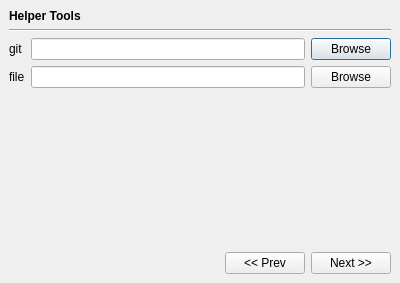
<?xml version="1.0" encoding="UTF-8"?>
<ui version="4.0">
 <class>WelcomeWizardDialog</class>
 <widget class="QDialog" name="WelcomeWizardDialog">
  <property name="geometry">
   <rect>
    <x>0</x>
    <y>0</y>
    <width>400</width>
    <height>283</height>
   </rect>
  </property>
  <property name="windowTitle">
   <string>Welcome to the Guitar Wizard</string>
  </property>
  <layout class="QVBoxLayout" name="verticalLayout">
   <property name="leftMargin">
    <number>0</number>
   </property>
   <property name="topMargin">
    <number>0</number>
   </property>
   <property name="rightMargin">
    <number>0</number>
   </property>
   <property name="bottomMargin">
    <number>0</number>
   </property>
   <item>
    <widget class="QStackedWidget" name="stackedWidget">
     <property name="currentIndex">
      <number>0</number>
     </property>
     <widget class="QWidget" name="page_helper_tools">
      <layout class="QVBoxLayout" name="verticalLayout_4">
       <item>
        <widget class="QLabel" name="label_5">
         <property name="font">
          <font>
           <weight>75</weight>
           <bold>true</bold>
          </font>
         </property>
         <property name="text">
          <string>Helper Tools</string>
         </property>
        </widget>
       </item>
       <item>
        <widget class="Line" name="line_3">
         <property name="orientation">
          <enum>Qt::Horizontal</enum>
         </property>
        </widget>
       </item>
       <item>
        <layout class="QGridLayout" name="gridLayout_2">
         <item row="0" column="0">
          <widget class="QLabel" name="label_6">
           <property name="text">
            <string>git</string>
           </property>
          </widget>
         </item>
         <item row="0" column="1">
          <widget class="QLineEdit" name="lineEdit_git"/>
         </item>
         <item row="0" column="2">
          <widget class="QPushButton" name="pushButton_browse_git">
           <property name="text">
            <string>Browse</string>
           </property>
          </widget>
         </item>
         <item row="1" column="0">
          <widget class="QLabel" name="label_7">
           <property name="text">
            <string>file</string>
           </property>
          </widget>
         </item>
         <item row="1" column="1">
          <widget class="QLineEdit" name="lineEdit_file"/>
         </item>
         <item row="1" column="2">
          <widget class="QPushButton" name="pushButton_browse_file">
           <property name="text">
            <string>Browse</string>
           </property>
          </widget>
         </item>
        </layout>
       </item>
       <item>
        <spacer name="verticalSpacer_3">
         <property name="orientation">
          <enum>Qt::Vertical</enum>
         </property>
         <property name="sizeHint" stdset="0">
          <size>
           <width>20</width>
           <height>161</height>
          </size>
         </property>
        </spacer>
       </item>
      </layout>
     </widget>
     <widget class="QWidget" name="page_global_user_information">
      <layout class="QVBoxLayout" name="verticalLayout_6">
       <item>
        <widget class="QLabel" name="label">
         <property name="font">
          <font>
           <weight>75</weight>
           <bold>true</bold>
          </font>
         </property>
         <property name="text">
          <string>Global User Information</string>
         </property>
        </widget>
       </item>
       <item>
        <widget class="Line" name="line">
         <property name="orientation">
          <enum>Qt::Horizontal</enum>
         </property>
        </widget>
       </item>
       <item>
        <layout class="QFormLayout" name="formLayout">
         <item row="0" column="0">
          <widget class="QLabel" name="label_2">
           <property name="text">
            <string>git config --global user.name</string>
           </property>
          </widget>
         </item>
         <item row="0" column="1">
          <widget class="QLineEdit" name="lineEdit_user_name"/>
         </item>
         <item row="1" column="0">
          <widget class="QLabel" name="label_3">
           <property name="text">
            <string>git config --global user.email</string>
           </property>
          </widget>
         </item>
         <item row="1" column="1">
          <widget class="QLineEdit" name="lineEdit_user_email"/>
         </item>
        </layout>
       </item>
       <item>
        <layout class="QVBoxLayout" name="verticalLayout_2">
         <item>
          <layout class="QHBoxLayout" name="horizontalLayout_2">
           <item>
            <widget class="QPushButton" name="pushButton_get_icon">
             <property name="text">
              <string>Get icon from Gravatar</string>
             </property>
            </widget>
           </item>
           <item>
            <spacer name="horizontalSpacer_5">
             <property name="orientation">
              <enum>Qt::Horizontal</enum>
             </property>
             <property name="sizeHint" stdset="0">
              <size>
               <width>40</width>
               <height>20</height>
              </size>
             </property>
            </spacer>
           </item>
          </layout>
         </item>
         <item>
          <widget class="QLabel" name="label_avatar">
           <property name="text">
            <string/>
           </property>
          </widget>
         </item>
        </layout>
       </item>
       <item>
        <spacer name="verticalSpacer">
         <property name="orientation">
          <enum>Qt::Vertical</enum>
         </property>
         <property name="sizeHint" stdset="0">
          <size>
           <width>20</width>
           <height>167</height>
          </size>
         </property>
        </spacer>
       </item>
      </layout>
     </widget>
     <widget class="QWidget" name="page_default_working_folder">
      <layout class="QVBoxLayout" name="verticalLayout_3">
       <item>
        <widget class="QLabel" name="label_4">
         <property name="font">
          <font>
           <weight>75</weight>
           <bold>true</bold>
          </font>
         </property>
         <property name="text">
          <string>Default Working Folder</string>
         </property>
        </widget>
       </item>
       <item>
        <widget class="Line" name="line_2">
         <property name="orientation">
          <enum>Qt::Horizontal</enum>
         </property>
        </widget>
       </item>
       <item>
        <layout class="QGridLayout" name="gridLayout_3">
         <item row="0" column="0">
          <widget class="QLabel" name="label_14">
           <property name="text">
            <string>folder</string>
           </property>
          </widget>
         </item>
         <item row="0" column="1">
          <widget class="QLineEdit" name="lineEdit_default_working_folder"/>
         </item>
         <item row="0" column="2">
          <widget class="QPushButton" name="pushButton_browse_default_workiing_folder">
           <property name="text">
            <string>Browse</string>
           </property>
          </widget>
         </item>
        </layout>
       </item>
       <item>
        <spacer name="verticalSpacer_2">
         <property name="orientation">
          <enum>Qt::Vertical</enum>
         </property>
         <property name="sizeHint" stdset="0">
          <size>
           <width>20</width>
           <height>190</height>
          </size>
         </property>
        </spacer>
       </item>
      </layout>
     </widget>
     <widget class="QWidget" name="page_finish">
      <layout class="QVBoxLayout" name="verticalLayout_5">
       <item>
        <widget class="QLabel" name="label_8">
         <property name="font">
          <font>
           <weight>75</weight>
           <bold>true</bold>
          </font>
         </property>
         <property name="text">
          <string>Ready to play the Guitar !</string>
         </property>
        </widget>
       </item>
       <item>
        <widget class="Line" name="line_4">
         <property name="orientation">
          <enum>Qt::Horizontal</enum>
         </property>
        </widget>
       </item>
       <item>
        <layout class="QGridLayout" name="gridLayout">
         <item row="0" column="0">
          <widget class="QLabel" name="label_9">
           <property name="text">
            <string>user</string>
           </property>
          </widget>
         </item>
         <item row="0" column="1">
          <widget class="ReadOnlyLineEdit" name="lineEdit_preview_user">
           <property name="readOnly">
            <bool>true</bool>
           </property>
          </widget>
         </item>
         <item row="1" column="0">
          <widget class="QLabel" name="label_10">
           <property name="text">
            <string>email</string>
           </property>
          </widget>
         </item>
         <item row="1" column="1">
          <widget class="ReadOnlyLineEdit" name="lineEdit_preview_email">
           <property name="readOnly">
            <bool>true</bool>
           </property>
          </widget>
         </item>
         <item row="3" column="0">
          <widget class="QLabel" name="label_13">
           <property name="text">
            <string>folder</string>
           </property>
          </widget>
         </item>
         <item row="3" column="1">
          <widget class="ReadOnlyLineEdit" name="lineEdit_preview_folder">
           <property name="readOnly">
            <bool>true</bool>
           </property>
          </widget>
         </item>
         <item row="5" column="0">
          <widget class="QLabel" name="label_11">
           <property name="text">
            <string>git</string>
           </property>
          </widget>
         </item>
         <item row="5" column="1">
          <widget class="ReadOnlyLineEdit" name="lineEdit_preview_git">
           <property name="readOnly">
            <bool>true</bool>
           </property>
          </widget>
         </item>
         <item row="6" column="0">
          <widget class="QLabel" name="label_12">
           <property name="text">
            <string>file</string>
           </property>
          </widget>
         </item>
         <item row="6" column="1">
          <widget class="ReadOnlyLineEdit" name="lineEdit_preview_file">
           <property name="readOnly">
            <bool>true</bool>
           </property>
          </widget>
         </item>
         <item row="2" column="0" colspan="2">
          <widget class="Line" name="line_5">
           <property name="orientation">
            <enum>Qt::Horizontal</enum>
           </property>
          </widget>
         </item>
         <item row="4" column="0" colspan="2">
          <widget class="Line" name="line_7">
           <property name="orientation">
            <enum>Qt::Horizontal</enum>
           </property>
          </widget>
         </item>
        </layout>
       </item>
       <item>
        <spacer name="verticalSpacer_4">
         <property name="orientation">
          <enum>Qt::Vertical</enum>
         </property>
         <property name="sizeHint" stdset="0">
          <size>
           <width>20</width>
           <height>71</height>
          </size>
         </property>
        </spacer>
       </item>
      </layout>
     </widget>
    </widget>
   </item>
   <item>
    <layout class="QHBoxLayout" name="horizontalLayout_6">
     <property name="leftMargin">
      <number>9</number>
     </property>
     <property name="topMargin">
      <number>0</number>
     </property>
     <property name="rightMargin">
      <number>9</number>
     </property>
     <property name="bottomMargin">
      <number>9</number>
     </property>
     <item>
      <spacer name="horizontalSpacer_6">
       <property name="orientation">
        <enum>Qt::Horizontal</enum>
       </property>
       <property name="sizeHint" stdset="0">
        <size>
         <width>40</width>
         <height>20</height>
        </size>
       </property>
      </spacer>
     </item>
     <item>
      <widget class="QPushButton" name="pushButton_prev">
       <property name="text">
        <string>&lt;&lt; Prev</string>
       </property>
      </widget>
     </item>
     <item>
      <widget class="QPushButton" name="pushButton_next">
       <property name="text">
        <string>Next &gt;&gt;</string>
       </property>
      </widget>
     </item>
    </layout>
   </item>
  </layout>
 </widget>
 <customwidgets>
  <customwidget>
   <class>ReadOnlyLineEdit</class>
   <extends>QLineEdit</extends>
   <header>ReadOnlyLineEdit.h</header>
  </customwidget>
 </customwidgets>
 <resources/>
 <connections/>
</ui>
